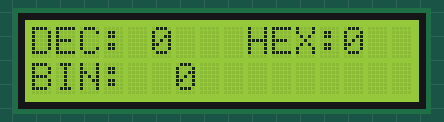
This sketch was run on a simulated Arduino Uno, built with avr-gcc and run on an emulated ATmega328P. On the bench: 16×2 character LCD.

Above: at 0.1 s.
At 7.6 s:
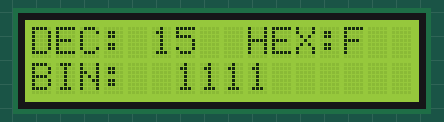
At 14.2 s:
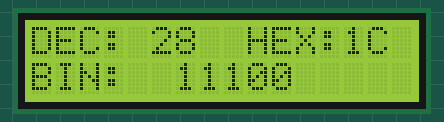
At 21.2 s:
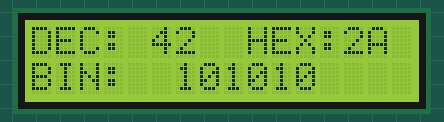
At 29.7 s:
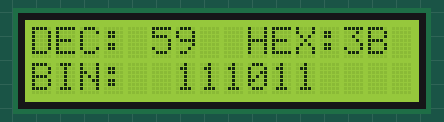
At 39.3 s:
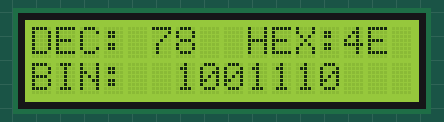

The sketch:

Contador_em_3_bases.ino
```cpp
#include <LiquidCrystal.h>

LiquidCrystal lcd(8,9,10,11,12,13);

void setup()
{
  lcd.begin(16,2);
}

void loop()
{

  lcd.clear();

  lcd.setCursor(0,0);
  lcd.print("DEC:");

  lcd.setCursor(9,0);
  lcd.print("HEX:");

  lcd.setCursor(0,1);
  lcd.print("BIN:");


  for(int i=0;i<=256;i++)
  {
  lcd.setCursor(5,0);
  lcd.print(i,DEC);

  lcd.setCursor(13,0);
  lcd.print(i,HEX);

  lcd.setCursor(6,1);
  lcd.print(i,BIN);
  delay(500);
  }
}
```

Measured:
- what the display in image 1 shows lasts 0.5 s, from 7.6 s to 8.1 s
